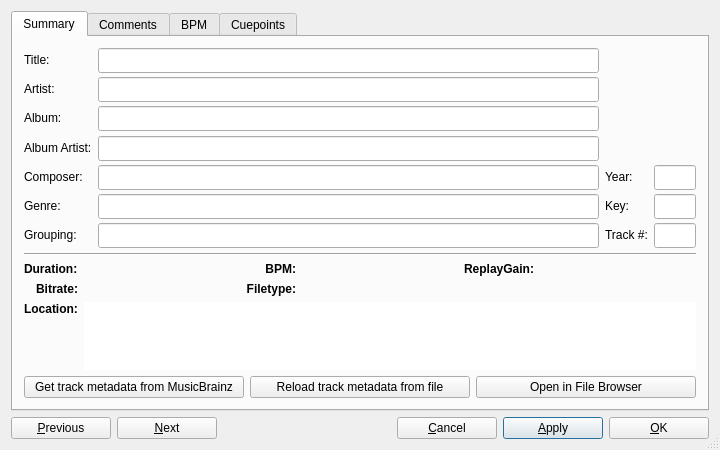
<?xml version="1.0" encoding="UTF-8"?>
<ui version="4.0">
 <class>DlgTrackInfo</class>
 <widget class="QDialog" name="DlgTrackInfo">
  <property name="geometry">
   <rect>
    <x>0</x>
    <y>0</y>
    <width>720</width>
    <height>450</height>
   </rect>
  </property>
  <property name="sizePolicy">
   <sizepolicy hsizetype="Preferred" vsizetype="MinimumExpanding">
    <horstretch>0</horstretch>
    <verstretch>0</verstretch>
   </sizepolicy>
  </property>
  <property name="minimumSize">
   <size>
    <width>600</width>
    <height>450</height>
   </size>
  </property>
  <property name="windowTitle">
   <string>Track Editor</string>
  </property>
  <property name="toolTip">
   <string>Sets the BPM to 50% of the detected BPM.</string>
  </property>
  <property name="sizeGripEnabled">
   <bool>true</bool>
  </property>
  <layout class="QVBoxLayout" name="verticalLayout_2">
   <item>
    <widget class="QTabWidget" name="tabWidget">
     <property name="sizePolicy">
      <sizepolicy hsizetype="Expanding" vsizetype="MinimumExpanding">
       <horstretch>0</horstretch>
       <verstretch>0</verstretch>
      </sizepolicy>
     </property>
     <property name="minimumSize">
      <size>
       <width>0</width>
       <height>0</height>
      </size>
     </property>
     <property name="currentIndex">
      <number>0</number>
     </property>
     <widget class="QWidget" name="tabSummary">
      <attribute name="title">
       <string>Summary</string>
      </attribute>
      <layout class="QVBoxLayout" name="verticalLayout_5">
       <item>
        <layout class="QGridLayout" name="gridLayout_5" columnstretch="0,98,1,1">
         <item row="1" column="0">
          <widget class="QLabel" name="lblTrackName">
           <property name="sizePolicy">
            <sizepolicy hsizetype="Minimum" vsizetype="Preferred">
             <horstretch>0</horstretch>
             <verstretch>0</verstretch>
            </sizepolicy>
           </property>
           <property name="text">
            <string>Title:</string>
           </property>
           <property name="alignment">
            <set>Qt::AlignLeading|Qt::AlignLeft|Qt::AlignVCenter</set>
           </property>
          </widget>
         </item>
         <item row="6" column="1">
          <widget class="QLineEdit" name="txtGenre">
           <property name="sizePolicy">
            <sizepolicy hsizetype="Expanding" vsizetype="Fixed">
             <horstretch>0</horstretch>
             <verstretch>25</verstretch>
            </sizepolicy>
           </property>
           <property name="minimumSize">
            <size>
             <width>0</width>
             <height>25</height>
            </size>
           </property>
           <property name="maximumSize">
            <size>
             <width>16777215</width>
             <height>25</height>
            </size>
           </property>
          </widget>
         </item>
         <item row="7" column="3">
          <widget class="QLineEdit" name="txtTrackNumber">
           <property name="sizePolicy">
            <sizepolicy hsizetype="Expanding" vsizetype="Fixed">
             <horstretch>0</horstretch>
             <verstretch>25</verstretch>
            </sizepolicy>
           </property>
           <property name="minimumSize">
            <size>
             <width>0</width>
             <height>25</height>
            </size>
           </property>
           <property name="maximumSize">
            <size>
             <width>16777215</width>
             <height>25</height>
            </size>
           </property>
          </widget>
         </item>
         <item row="6" column="0">
          <widget class="QLabel" name="lblGenre">
           <property name="text">
            <string>Genre:</string>
           </property>
           <property name="alignment">
            <set>Qt::AlignLeading|Qt::AlignLeft|Qt::AlignVCenter</set>
           </property>
          </widget>
         </item>
         <item row="3" column="1">
          <widget class="QLineEdit" name="txtAlbum">
           <property name="sizePolicy">
            <sizepolicy hsizetype="Expanding" vsizetype="Fixed">
             <horstretch>0</horstretch>
             <verstretch>25</verstretch>
            </sizepolicy>
           </property>
           <property name="minimumSize">
            <size>
             <width>0</width>
             <height>25</height>
            </size>
           </property>
           <property name="maximumSize">
            <size>
             <width>16777215</width>
             <height>25</height>
            </size>
           </property>
          </widget>
         </item>
         <item row="5" column="0">
          <widget class="QLabel" name="lblComposer">
           <property name="text">
            <string>Composer:</string>
           </property>
           <property name="alignment">
            <set>Qt::AlignLeading|Qt::AlignLeft|Qt::AlignVCenter</set>
           </property>
          </widget>
         </item>
         <item row="6" column="3">
          <widget class="QLineEdit" name="txtKey">
           <property name="sizePolicy">
            <sizepolicy hsizetype="Expanding" vsizetype="Fixed">
             <horstretch>0</horstretch>
             <verstretch>25</verstretch>
            </sizepolicy>
           </property>
           <property name="minimumSize">
            <size>
             <width>0</width>
             <height>25</height>
            </size>
           </property>
           <property name="maximumSize">
            <size>
             <width>16777215</width>
             <height>25</height>
            </size>
           </property>
          </widget>
         </item>
         <item row="7" column="2">
          <widget class="QLabel" name="lblTrackNumber">
           <property name="text">
            <string>Track #:</string>
           </property>
          </widget>
         </item>
         <item row="2" column="0">
          <widget class="QLabel" name="lblArtist">
           <property name="sizePolicy">
            <sizepolicy hsizetype="Minimum" vsizetype="Preferred">
             <horstretch>0</horstretch>
             <verstretch>0</verstretch>
            </sizepolicy>
           </property>
           <property name="text">
            <string>Artist:</string>
           </property>
           <property name="alignment">
            <set>Qt::AlignLeading|Qt::AlignLeft|Qt::AlignVCenter</set>
           </property>
          </widget>
         </item>
         <item row="3" column="0">
          <widget class="QLabel" name="lblAlbum">
           <property name="sizePolicy">
            <sizepolicy hsizetype="Minimum" vsizetype="Preferred">
             <horstretch>0</horstretch>
             <verstretch>0</verstretch>
            </sizepolicy>
           </property>
           <property name="text">
            <string>Album:</string>
           </property>
           <property name="alignment">
            <set>Qt::AlignLeading|Qt::AlignLeft|Qt::AlignVCenter</set>
           </property>
          </widget>
         </item>
         <item row="1" column="1">
          <widget class="QLineEdit" name="txtTrackName">
           <property name="sizePolicy">
            <sizepolicy hsizetype="Expanding" vsizetype="Fixed">
             <horstretch>0</horstretch>
             <verstretch>25</verstretch>
            </sizepolicy>
           </property>
           <property name="minimumSize">
            <size>
             <width>0</width>
             <height>25</height>
            </size>
           </property>
           <property name="maximumSize">
            <size>
             <width>16777215</width>
             <height>25</height>
            </size>
           </property>
          </widget>
         </item>
         <item row="7" column="0">
          <widget class="QLabel" name="lblGrouping">
           <property name="text">
            <string>Grouping:</string>
           </property>
           <property name="alignment">
            <set>Qt::AlignLeading|Qt::AlignLeft|Qt::AlignVCenter</set>
           </property>
          </widget>
         </item>
         <item row="5" column="3">
          <widget class="QLineEdit" name="txtYear">
           <property name="sizePolicy">
            <sizepolicy hsizetype="Expanding" vsizetype="Fixed">
             <horstretch>0</horstretch>
             <verstretch>25</verstretch>
            </sizepolicy>
           </property>
           <property name="minimumSize">
            <size>
             <width>42</width>
             <height>25</height>
            </size>
           </property>
           <property name="maximumSize">
            <size>
             <width>16777215</width>
             <height>25</height>
            </size>
           </property>
          </widget>
         </item>
         <item row="2" column="1">
          <widget class="QLineEdit" name="txtArtist">
           <property name="sizePolicy">
            <sizepolicy hsizetype="Expanding" vsizetype="Fixed">
             <horstretch>0</horstretch>
             <verstretch>25</verstretch>
            </sizepolicy>
           </property>
           <property name="minimumSize">
            <size>
             <width>0</width>
             <height>25</height>
            </size>
           </property>
           <property name="maximumSize">
            <size>
             <width>16777215</width>
             <height>25</height>
            </size>
           </property>
          </widget>
         </item>
         <item row="7" column="1">
          <widget class="QLineEdit" name="txtGrouping">
           <property name="sizePolicy">
            <sizepolicy hsizetype="Expanding" vsizetype="Fixed">
             <horstretch>0</horstretch>
             <verstretch>25</verstretch>
            </sizepolicy>
           </property>
           <property name="minimumSize">
            <size>
             <width>0</width>
             <height>25</height>
            </size>
           </property>
           <property name="maximumSize">
            <size>
             <width>16777215</width>
             <height>25</height>
            </size>
           </property>
          </widget>
         </item>
         <item row="4" column="0">
          <widget class="QLabel" name="lblAlbumArtist">
           <property name="sizePolicy">
            <sizepolicy hsizetype="Minimum" vsizetype="Preferred">
             <horstretch>0</horstretch>
             <verstretch>0</verstretch>
            </sizepolicy>
           </property>
           <property name="text">
            <string>Album Artist:</string>
           </property>
           <property name="alignment">
            <set>Qt::AlignLeading|Qt::AlignLeft|Qt::AlignVCenter</set>
           </property>
          </widget>
         </item>
         <item row="5" column="1">
          <widget class="QLineEdit" name="txtComposer">
           <property name="sizePolicy">
            <sizepolicy hsizetype="Expanding" vsizetype="Fixed">
             <horstretch>0</horstretch>
             <verstretch>25</verstretch>
            </sizepolicy>
           </property>
           <property name="minimumSize">
            <size>
             <width>0</width>
             <height>25</height>
            </size>
           </property>
           <property name="maximumSize">
            <size>
             <width>16777215</width>
             <height>25</height>
            </size>
           </property>
          </widget>
         </item>
         <item row="4" column="1">
          <widget class="QLineEdit" name="txtAlbumArtist">
           <property name="sizePolicy">
            <sizepolicy hsizetype="Expanding" vsizetype="Fixed">
             <horstretch>0</horstretch>
             <verstretch>25</verstretch>
            </sizepolicy>
           </property>
           <property name="minimumSize">
            <size>
             <width>0</width>
             <height>25</height>
            </size>
           </property>
           <property name="maximumSize">
            <size>
             <width>16777215</width>
             <height>25</height>
            </size>
           </property>
          </widget>
         </item>
         <item row="5" column="2">
          <widget class="QLabel" name="lblYear">
           <property name="text">
            <string>Year:</string>
           </property>
          </widget>
         </item>
         <item row="6" column="2">
          <widget class="QLabel" name="lblKey">
           <property name="text">
            <string>Key:</string>
           </property>
          </widget>
         </item>
         <item row="1" column="2" rowspan="4" colspan="2">
          <widget class="QWidget" name="verticalWidget" native="true">
           <property name="sizePolicy">
            <sizepolicy hsizetype="MinimumExpanding" vsizetype="Fixed">
             <horstretch>0</horstretch>
             <verstretch>0</verstretch>
            </sizepolicy>
           </property>
           <property name="minimumSize">
            <size>
             <width>105</width>
             <height>100</height>
            </size>
           </property>
           <property name="maximumSize">
            <size>
             <width>16777215</width>
             <height>100</height>
            </size>
           </property>
           <layout class="QHBoxLayout" name="horizontalLayout_2">
            <property name="spacing">
             <number>0</number>
            </property>
            <property name="sizeConstraint">
             <enum>QLayout::SetMinimumSize</enum>
            </property>
            <property name="margin">
             <number>0</number>
            </property>
            <item>
             <layout class="QHBoxLayout" name="coverBox">
              <item>
               <spacer name="horizontalSpacer_4">
                <property name="orientation">
                 <enum>Qt::Horizontal</enum>
                </property>
                <property name="sizeHint" stdset="0">
                 <size>
                  <width>40</width>
                  <height>20</height>
                 </size>
                </property>
               </spacer>
              </item>
              <item>
               <spacer name="horizontalSpacer_5">
                <property name="orientation">
                 <enum>Qt::Horizontal</enum>
                </property>
                <property name="sizeHint" stdset="0">
                 <size>
                  <width>40</width>
                  <height>20</height>
                 </size>
                </property>
               </spacer>
              </item>
             </layout>
            </item>
           </layout>
          </widget>
         </item>
        </layout>
       </item>
       <item>
        <widget class="Line" name="line_2">
         <property name="orientation">
          <enum>Qt::Horizontal</enum>
         </property>
        </widget>
       </item>
       <item>
        <layout class="QGridLayout" name="gridLayout_4" columnstretch="0,1,0,1,0,1">
         <item row="0" column="0">
          <widget class="QLabel" name="lblDuration">
           <property name="font">
            <font>
             <weight>75</weight>
             <bold>true</bold>
            </font>
           </property>
           <property name="text">
            <string>Duration:</string>
           </property>
           <property name="alignment">
            <set>Qt::AlignLeading|Qt::AlignLeft|Qt::AlignVCenter</set>
           </property>
          </widget>
         </item>
         <item row="0" column="1">
          <widget class="QLabel" name="txtDuration">
           <property name="text">
            <string/>
           </property>
           <property name="textInteractionFlags">
            <set>Qt::LinksAccessibleByMouse|Qt::TextSelectableByKeyboard|Qt::TextSelectableByMouse</set>
           </property>
          </widget>
         </item>
         <item row="0" column="2">
          <widget class="QLabel" name="lblBpm">
           <property name="font">
            <font>
             <weight>75</weight>
             <bold>true</bold>
            </font>
           </property>
           <property name="text">
            <string>BPM:</string>
           </property>
           <property name="alignment">
            <set>Qt::AlignRight|Qt::AlignTrailing|Qt::AlignVCenter</set>
           </property>
          </widget>
         </item>
         <item row="0" column="3">
          <widget class="QLabel" name="txtBpm">
           <property name="text">
            <string/>
           </property>
           <property name="textInteractionFlags">
            <set>Qt::LinksAccessibleByMouse|Qt::TextSelectableByKeyboard|Qt::TextSelectableByMouse</set>
           </property>
          </widget>
         </item>
         <item row="0" column="4">
          <widget class="QLabel" name="lblReplayGain">
           <property name="font">
            <font>
             <weight>75</weight>
             <bold>true</bold>
            </font>
           </property>
           <property name="text">
            <string>ReplayGain:</string>
           </property>
           <property name="alignment">
            <set>Qt::AlignRight|Qt::AlignTrailing|Qt::AlignVCenter</set>
           </property>
          </widget>
         </item>
         <item row="0" column="5">
          <widget class="QLabel" name="txtReplayGain">
           <property name="text">
            <string/>
           </property>
           <property name="textInteractionFlags">
            <set>Qt::LinksAccessibleByMouse|Qt::TextSelectableByKeyboard|Qt::TextSelectableByMouse</set>
           </property>
          </widget>
         </item>
         <item row="1" column="0">
          <widget class="QLabel" name="lblBitrate">
           <property name="font">
            <font>
             <weight>75</weight>
             <bold>true</bold>
            </font>
           </property>
           <property name="text">
            <string>Bitrate:</string>
           </property>
           <property name="alignment">
            <set>Qt::AlignRight|Qt::AlignTrailing|Qt::AlignVCenter</set>
           </property>
          </widget>
         </item>
         <item row="1" column="1">
          <widget class="QLabel" name="txtBitrate">
           <property name="text">
            <string/>
           </property>
           <property name="textInteractionFlags">
            <set>Qt::LinksAccessibleByMouse|Qt::TextSelectableByKeyboard|Qt::TextSelectableByMouse</set>
           </property>
          </widget>
         </item>
         <item row="1" column="2">
          <widget class="QLabel" name="lblType">
           <property name="font">
            <font>
             <weight>75</weight>
             <bold>true</bold>
            </font>
           </property>
           <property name="text">
            <string>Filetype:</string>
           </property>
           <property name="alignment">
            <set>Qt::AlignRight|Qt::AlignTrailing|Qt::AlignVCenter</set>
           </property>
          </widget>
         </item>
         <item row="1" column="3">
          <widget class="QLabel" name="txtType">
           <property name="text">
            <string/>
           </property>
           <property name="textInteractionFlags">
            <set>Qt::LinksAccessibleByMouse|Qt::TextSelectableByKeyboard|Qt::TextSelectableByMouse</set>
           </property>
          </widget>
         </item>
         <item row="2" column="0">
          <widget class="QLabel" name="lblLocation">
           <property name="font">
            <font>
             <weight>75</weight>
             <bold>true</bold>
            </font>
           </property>
           <property name="text">
            <string>Location:</string>
           </property>
           <property name="alignment">
            <set>Qt::AlignLeading|Qt::AlignLeft|Qt::AlignTop</set>
           </property>
          </widget>
         </item>
         <item row="2" column="1" colspan="5">
          <widget class="QPlainTextEdit" name="txtLocation">
           <property name="enabled">
            <bool>true</bool>
           </property>
           <property name="frameShape">
            <enum>QFrame::NoFrame</enum>
           </property>
           <property name="frameShadow">
            <enum>QFrame::Plain</enum>
           </property>
           <property name="lineWidth">
            <number>0</number>
           </property>
           <property name="verticalScrollBarPolicy">
            <enum>Qt::ScrollBarAlwaysOff</enum>
           </property>
           <property name="horizontalScrollBarPolicy">
            <enum>Qt::ScrollBarAlwaysOff</enum>
           </property>
           <property name="textInteractionFlags">
            <set>Qt::TextSelectableByKeyboard|Qt::TextSelectableByMouse</set>
           </property>
           <property name="backgroundVisible">
            <bool>false</bool>
           </property>
          </widget>
         </item>
        </layout>
       </item>
       <item>
        <spacer name="verticalSpacer_2">
         <property name="orientation">
          <enum>Qt::Vertical</enum>
         </property>
         <property name="sizeHint" stdset="0">
          <size>
           <width>0</width>
           <height>29</height>
          </size>
         </property>
        </spacer>
       </item>
       <item>
        <layout class="QGridLayout" name="gridLayout_2">
         <item row="0" column="0">
          <widget class="QPushButton" name="btnFetchTag">
           <property name="text">
            <string>Get track metadata from MusicBrainz</string>
           </property>
          </widget>
         </item>
         <item row="0" column="1">
          <widget class="QPushButton" name="btnReloadFromFile">
           <property name="text">
            <string>Reload track metadata from file</string>
           </property>
          </widget>
         </item>
         <item row="0" column="2">
          <widget class="QPushButton" name="btnOpenFileBrowser">
           <property name="text">
            <string>Open in File Browser</string>
           </property>
          </widget>
         </item>
        </layout>
       </item>
      </layout>
     </widget>
     <widget class="QWidget" name="tabComments">
      <attribute name="title">
       <string>Comments</string>
      </attribute>
      <layout class="QVBoxLayout" name="verticalLayout_7">
       <item>
        <widget class="QPlainTextEdit" name="txtComment"/>
       </item>
      </layout>
     </widget>
     <widget class="QWidget" name="tabBPM">
      <attribute name="title">
       <string>BPM</string>
      </attribute>
      <layout class="QVBoxLayout" name="verticalLayout_4">
       <item>
        <layout class="QHBoxLayout" name="horizontalLayout_4">
         <item>
          <layout class="QGridLayout" name="gridLayout">
           <item row="0" column="1">
            <widget class="QDoubleSpinBox" name="spinBpm">
             <property name="toolTip">
              <string>Displays the BPM of the selected track.</string>
             </property>
             <property name="decimals">
              <number>8</number>
             </property>
             <property name="maximum">
              <double>500.000000000000000</double>
             </property>
             <property name="singleStep">
              <double>1.000000000000000</double>
             </property>
            </widget>
           </item>
           <item row="0" column="0">
            <widget class="QLabel" name="labelBpm">
             <property name="text">
              <string>Track BPM: </string>
             </property>
            </widget>
           </item>
           <item row="0" column="2">
            <widget class="QCheckBox" name="bpmConst">
             <property name="text">
              <string>Assume constant tempo</string>
             </property>
            </widget>
           </item>
           <item row="2" column="0">
            <widget class="QPushButton" name="bpmTwoThirds">
             <property name="minimumSize">
              <size>
               <width>125</width>
               <height>0</height>
              </size>
             </property>
             <property name="toolTip">
              <string>Sets the BPM to 66% of the current value.</string>
             </property>
             <property name="text">
              <string>2/3 BPM</string>
             </property>
            </widget>
           </item>
           <item row="1" column="0">
            <widget class="QPushButton" name="bpmDouble">
             <property name="minimumSize">
              <size>
               <width>125</width>
               <height>0</height>
              </size>
             </property>
             <property name="toolTip">
              <string>Sets the BPM to 200% of the current value.</string>
             </property>
             <property name="text">
              <string>Double BPM</string>
             </property>
            </widget>
           </item>
           <item row="2" column="1">
            <widget class="QPushButton" name="bpmThreeFourth">
             <property name="minimumSize">
              <size>
               <width>125</width>
               <height>0</height>
              </size>
             </property>
             <property name="toolTip">
              <string>Sets the BPM to 75% of the current value.</string>
             </property>
             <property name="text">
              <string>3/4 BPM</string>
             </property>
            </widget>
           </item>
           <item row="1" column="1">
            <widget class="QPushButton" name="bpmHalve">
             <property name="minimumSize">
              <size>
               <width>125</width>
               <height>0</height>
              </size>
             </property>
             <property name="toolTip">
              <string>Sets the BPM to 50% of the current value.</string>
             </property>
             <property name="text">
              <string>Halve BPM</string>
             </property>
            </widget>
           </item>
           <item row="3" column="0">
            <widget class="QPushButton" name="bpmThreeHalves">
             <property name="minimumSize">
              <size>
               <width>125</width>
               <height>0</height>
              </size>
             </property>
             <property name="toolTip">
              <string>Sets the BPM to 150% of the current value.</string>
             </property>
             <property name="text">
              <string>3/2 BPM</string>
             </property>
            </widget>
           </item>
           <item row="3" column="1">
            <widget class="QPushButton" name="bpmFourThirds">
             <property name="minimumSize">
              <size>
               <width>125</width>
               <height>0</height>
              </size>
             </property>
             <property name="toolTip">
              <string>Sets the BPM to 133% of the current value.</string>
             </property>
             <property name="text">
              <string>4/3 BPM</string>
             </property>
            </widget>
           </item>
           <item row="1" column="2">
            <widget class="QPushButton" name="bpmClear">
             <property name="text">
              <string>Clear Bpm and Beatgrid</string>
             </property>
            </widget>
           </item>
          </layout>
         </item>
         <item>
          <widget class="QPushButton" name="bpmTap">
           <property name="minimumSize">
            <size>
             <width>121</width>
             <height>91</height>
            </size>
           </property>
           <property name="maximumSize">
            <size>
             <width>123</width>
             <height>128</height>
            </size>
           </property>
           <property name="toolTip">
            <string>Tap with the beat to set the BPM to the speed you are tapping.</string>
           </property>
           <property name="text">
            <string>Tap to Beat</string>
           </property>
          </widget>
         </item>
         <item>
          <spacer name="horizontalSpacer_2">
           <property name="orientation">
            <enum>Qt::Horizontal</enum>
           </property>
           <property name="sizeHint" stdset="0">
            <size>
             <width>40</width>
             <height>20</height>
            </size>
           </property>
          </spacer>
         </item>
        </layout>
       </item>
       <item>
        <widget class="Line" name="line">
         <property name="orientation">
          <enum>Qt::Horizontal</enum>
         </property>
        </widget>
       </item>
       <item>
        <widget class="QLabel" name="label">
         <property name="text">
          <string>Hint: Use the Library Analyze view to run BPM detection.</string>
         </property>
        </widget>
       </item>
       <item>
        <spacer name="verticalSpacer">
         <property name="orientation">
          <enum>Qt::Vertical</enum>
         </property>
         <property name="sizeHint" stdset="0">
          <size>
           <width>0</width>
           <height>200</height>
          </size>
         </property>
        </spacer>
       </item>
      </layout>
     </widget>
     <widget class="QWidget" name="tabCuepoints">
      <attribute name="title">
       <string>Cuepoints</string>
      </attribute>
      <layout class="QVBoxLayout" name="verticalLayout">
       <item>
        <widget class="QTableWidget" name="cueTable">
         <column>
          <property name="text">
           <string>Cue Id</string>
          </property>
         </column>
         <column>
          <property name="text">
           <string>Position</string>
          </property>
         </column>
         <column>
          <property name="text">
           <string>Hotcue</string>
          </property>
         </column>
         <column>
          <property name="text">
           <string>Label</string>
          </property>
         </column>
        </widget>
       </item>
       <item>
        <layout class="QHBoxLayout" name="horizontalLayout">
         <item>
          <widget class="QPushButton" name="btnCueDelete">
           <property name="minimumSize">
            <size>
             <width>125</width>
             <height>0</height>
            </size>
           </property>
           <property name="text">
            <string>Delete Cue</string>
           </property>
          </widget>
         </item>
         <item>
          <spacer name="horizontalSpacer_3">
           <property name="orientation">
            <enum>Qt::Horizontal</enum>
           </property>
           <property name="sizeHint" stdset="0">
            <size>
             <width>40</width>
             <height>20</height>
            </size>
           </property>
          </spacer>
         </item>
         <item>
          <widget class="QPushButton" name="btnCueActivate">
           <property name="minimumSize">
            <size>
             <width>125</width>
             <height>0</height>
            </size>
           </property>
           <property name="text">
            <string>Activate Cue</string>
           </property>
          </widget>
         </item>
        </layout>
       </item>
      </layout>
     </widget>
    </widget>
   </item>
   <item>
    <layout class="QHBoxLayout" name="buttonLayout">
     <item>
      <widget class="QPushButton" name="btnPrev">
       <property name="minimumSize">
        <size>
         <width>100</width>
         <height>0</height>
        </size>
       </property>
       <property name="maximumSize">
        <size>
         <width>95</width>
         <height>16777215</height>
        </size>
       </property>
       <property name="toolTip">
        <string extracomment="&quot;Previous&quot; button">Move to the previous item.</string>
       </property>
       <property name="text">
        <string>&amp;Previous</string>
       </property>
      </widget>
     </item>
     <item>
      <widget class="QPushButton" name="btnNext">
       <property name="minimumSize">
        <size>
         <width>100</width>
         <height>0</height>
        </size>
       </property>
       <property name="toolTip">
        <string extracomment="&quot;Next&quot; button">Move to the next item.</string>
       </property>
       <property name="text">
        <string>&amp;Next</string>
       </property>
      </widget>
     </item>
     <item>
      <spacer name="horizontalSpacer">
       <property name="orientation">
        <enum>Qt::Horizontal</enum>
       </property>
       <property name="sizeHint" stdset="0">
        <size>
         <width>40</width>
         <height>20</height>
        </size>
       </property>
      </spacer>
     </item>
     <item>
      <widget class="QPushButton" name="btnCancel">
       <property name="minimumSize">
        <size>
         <width>100</width>
         <height>0</height>
        </size>
       </property>
       <property name="toolTip">
        <string extracomment="&quot;Cancel&quot; button">Discard changes and close the window.</string>
       </property>
       <property name="text">
        <string>&amp;Cancel</string>
       </property>
       <property name="default">
        <bool>false</bool>
       </property>
      </widget>
     </item>
     <item>
      <widget class="QPushButton" name="btnApply">
       <property name="minimumSize">
        <size>
         <width>100</width>
         <height>0</height>
        </size>
       </property>
       <property name="toolTip">
        <string extracomment="&quot;Apply&quot; button">Save changes and keep the window open.</string>
       </property>
       <property name="text">
        <string>&amp;Apply</string>
       </property>
       <property name="default">
        <bool>true</bool>
       </property>
      </widget>
     </item>
     <item>
      <widget class="QPushButton" name="btnOK">
       <property name="minimumSize">
        <size>
         <width>100</width>
         <height>0</height>
        </size>
       </property>
       <property name="toolTip">
        <string extracomment="&quot;OK&quot; button">Save changes and close the window.</string>
       </property>
       <property name="text">
        <string>&amp;OK</string>
       </property>
       <property name="default">
        <bool>false</bool>
       </property>
      </widget>
     </item>
    </layout>
   </item>
  </layout>
 </widget>
 <layoutdefault spacing="6" margin="11"/>
 <tabstops>
  <tabstop>tabWidget</tabstop>
  <tabstop>btnPrev</tabstop>
  <tabstop>btnNext</tabstop>
  <tabstop>btnCancel</tabstop>
  <tabstop>btnApply</tabstop>
  <tabstop>btnOK</tabstop>
  <tabstop>txtTrackName</tabstop>
  <tabstop>txtArtist</tabstop>
  <tabstop>txtAlbum</tabstop>
  <tabstop>txtAlbumArtist</tabstop>
  <tabstop>txtComposer</tabstop>
  <tabstop>txtYear</tabstop>
  <tabstop>txtGenre</tabstop>
  <tabstop>txtKey</tabstop>
  <tabstop>txtGrouping</tabstop>
  <tabstop>txtTrackNumber</tabstop>
  <tabstop>txtLocation</tabstop>
  <tabstop>btnFetchTag</tabstop>
  <tabstop>btnReloadFromFile</tabstop>
  <tabstop>btnOpenFileBrowser</tabstop>
  <tabstop>txtComment</tabstop>
  <tabstop>spinBpm</tabstop>
  <tabstop>bpmConst</tabstop>
  <tabstop>bpmTap</tabstop>
  <tabstop>bpmDouble</tabstop>
  <tabstop>bpmHalve</tabstop>
  <tabstop>bpmClear</tabstop>
  <tabstop>bpmTwoThirds</tabstop>
  <tabstop>bpmThreeFourth</tabstop>
  <tabstop>bpmThreeHalves</tabstop>
  <tabstop>bpmFourThirds</tabstop>
  <tabstop>cueTable</tabstop>
  <tabstop>btnCueDelete</tabstop>
  <tabstop>btnCueActivate</tabstop>
 </tabstops>
 <resources/>
 <connections/>
</ui>
